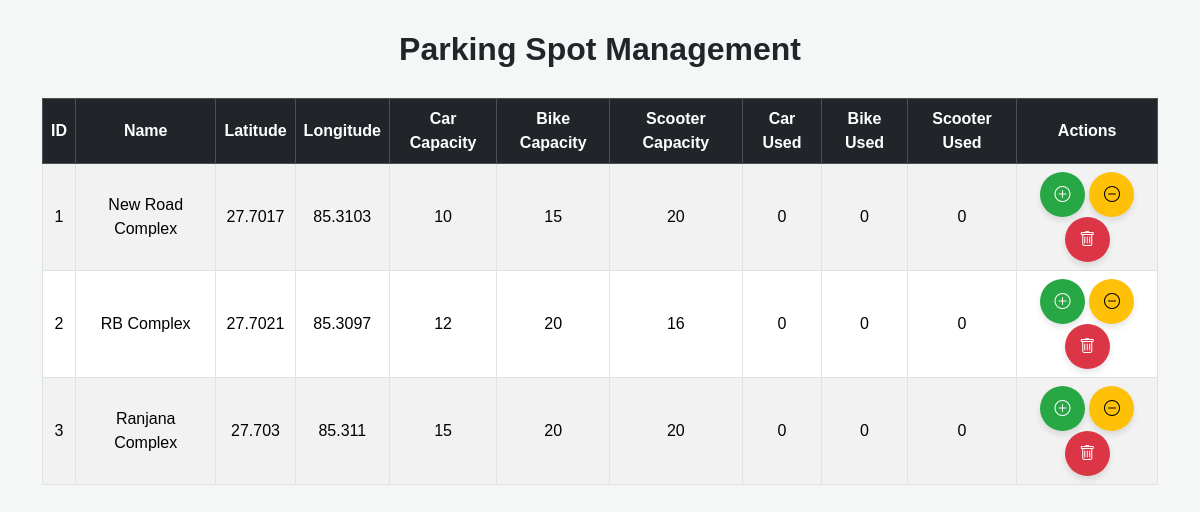
Page /admin/view_parking_spot.php on the committed database.
### tables this page shows
CREATE TABLE `parking_spots` (
  `id` int(11) NOT NULL,
  `name` varchar(100) DEFAULT NULL,
  `vehicle_type` enum('car','bike','scooter') DEFAULT NULL,
  `latitude` double DEFAULT NULL,
  `longitude` double DEFAULT NULL,
  `is_available` tinyint(1) DEFAULT 1,
  `created_at` timestamp NOT NULL DEFAULT current_timestamp(),
  `updated_at` timestamp NOT NULL DEFAULT current_timestamp() ON UPDATE current_timestamp(),
  `is_reserved` tinyint(1) NOT NULL DEFAULT 0,
  `capacities` longtext NOT NULL CHECK (json_valid(`capacities`)),
  `availability` longtext NOT NULL CHECK (json_valid(`availability`))
);

### admin/view_parking_spot.php (the view, shortened to what this page needs)
<?php
require_once '../db_connection.php';
$parkingSpots = [];
$query = "SELECT id, name, latitude, longitude, capacities, availability FROM parking_spots";
$result = $conn->query($query);
while ($row = $result->fetch_assoc()) {
    $row['capacities'] = json_decode($row['capacities'], true);
    $row['availability'] = json_decode($row['availability'], true);
    $row['availability'] = array_merge([
        'car' => 0,
        'bike' => 0,
        'scooter' => 0
    ], $row['availability']);
    $parkingSpots[] = $row;
}
?>
<!DOCTYPE html>
<html lang="en">
<head>
    <link href="https://cdn.jsdelivr.net/npm/bootstrap@5.3.2/dist/css/bootstrap.min.css" rel="stylesheet">
    <link href="https://cdn.jsdelivr.net/npm/bootstrap-icons/font/bootstrap-icons.css" rel="stylesheet">
</head>
<body>
    <div class="container">
        <h2>Parking Spot Management</h2>
        <table class="table table-bordered table-striped">
            <thead class="table-dark">
                <tr>
                    <th>ID</th>
                    <th>Name</th>
                    <th>Latitude</th>
                    <th>Longitude</th>
                    <th>Car Capacity</th>
                    <th>Bike Capacity</th>
                    <th>Scooter Capacity</th>
                    <th>Car Used</th>
                    <th>Bike Used</th>
                    <th>Scooter Used</th>
                    <th>Actions</th>
                </tr>
            </thead>
            <tbody>
                <?php foreach ($parkingSpots as $spot): ?>
                    <tr>
                        <td><?= $spot['id'] ?></td>
                        <td><?= htmlspecialchars($spot['name']) ?></td>
                        <td><?= $spot['latitude'] ?></td>
                        <td><?= $spot['longitude'] ?></td>
                        <td><?= $spot['capacities']['car'] ?></td>
                        <td><?= $spot['capacities']['bike'] ?></td>
                        <td><?= $spot['capacities']['scooter'] ?></td>
                        <td><?= $spot['availability']['car'] ?></td>
                        <td><?= $spot['availability']['bike'] ?></td>
                        <td><?= $spot['availability']['scooter'] ?></td>
                        <td class="action-btns">
                            <button class="btn btn-success" data-bs-toggle="modal" data-bs-target="#assignModal" data-spot-id="<?= $spot['id'] ?>" data-spot-name="<?= $spot['name'] ?>">
                                <i class="bi bi-plus-circle"></i>
                            </button>
                            <button class="btn btn-warning" data-bs-toggle="modal" data-bs-target="#unassignModal" data-spot-id="<?= $spot['id'] ?>" data-spot-name="<?= $spot['name'] ?>">
                                <i class="bi bi-dash-circle"></i>
                            </button>
                            <button class="btn btn-danger" onclick="deleteSpot(<?= $spot['id'] ?>)">
                                <i class="bi bi-trash"></i>
                            </button>
                        </td>
                    </tr>
                <?php endforeach; ?>
            </tbody>
        </table>
    </div>
</body>
</html>

### admin/view_parking_spot.php (style rules this page uses)
body { font-family: Arial, sans-serif; background-color: #f4f7f6; }
.container { margin-top: 30px; }
h2 { text-align: center; margin-bottom: 20px; font-weight: bold; }
.table th, .table td { text-align: center; vertical-align: middle; }
.table { margin-top: 30px; }
.action-btns button { padding: 10px; font-size: 16px; border-radius: 50%; width: 45px; height: 45px; border: none; box-shadow: 0px 4px 6px rgba(0, 0, 0, 0.1); }
.action-btns .btn-success { background-color: #28a745; }
.action-btns .btn-danger { background-color: #dc3545; }
.action-btns .btn-warning { background-color: #ffc107; }

### rows in the picture
parking_spots: id "1", name "New Road Complex", latitude "27.7017", longitude "85.3103", car "10", bike "15", scooter "20", car "0", bike "0", scooter "0"
parking_spots: id "2", name "RB Complex", latitude "27.7021", longitude "85.3097", car "12", bike "20", scooter "16", car "0", bike "0", scooter "0"
parking_spots: id "3", name "Ranjana Complex", latitude "27.703", longitude "85.311", car "15", bike "20", scooter "20", car "0", bike "0", scooter "0"
